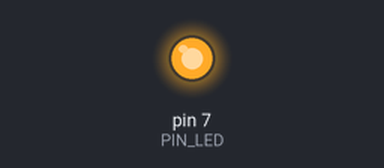
The sketch below on a simulated Arduino Uno, built with avr-gcc and run on an emulated ATmega328P. Parts: output pins drawn as LEDs (lit = HIGH). At 2.0 s the program stops and its outputs stay as they are.

Above: at 0.5 s.
At 1.85 s:
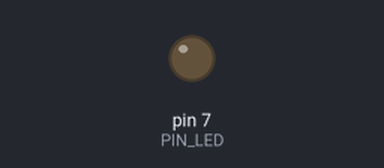
Timing chart, 0 to 3.0 s (numbered marks = the images above):
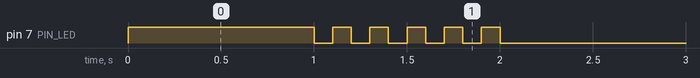

Measured:
- by itself, pin 7 (PIN_LED): repeats every 0.20 s: LOW 0.10 s, HIGH 0.10 s, until it stays LOW from 2.0 s

The sketch:

05_practice_2.ino.ino
```cpp
#define PIN_LED 7

void setup() {
  pinMode(PIN_LED, OUTPUT);

}

void loop() {
  digitalWrite(PIN_LED, HIGH);
  delay(1000);

  digitalWrite(PIN_LED, LOW);  // LED 끄기
  delay(100);
  digitalWrite(PIN_LED, HIGH);  // LED 끄기
  delay(100);
  digitalWrite(PIN_LED, LOW);  // LED 끄기
  delay(100);
  digitalWrite(PIN_LED, HIGH);  // LED 켜기
  delay(100);
  digitalWrite(PIN_LED, LOW);  // LED 끄기
  delay(100);
  digitalWrite(PIN_LED, HIGH);  // LED 켜기
  delay(100);
  digitalWrite(PIN_LED, LOW);  // LED 끄기
  delay(100);
  digitalWrite(PIN_LED, HIGH);  // LED 켜기
  delay(100);
  digitalWrite(PIN_LED, LOW);  // LED 끄기
  delay(100);
  digitalWrite(PIN_LED, HIGH);  // LED 켜기
  delay(100);

  digitalWrite(PIN_LED, LOW);  // LED 끄기

  while(1){


 }
}
```
